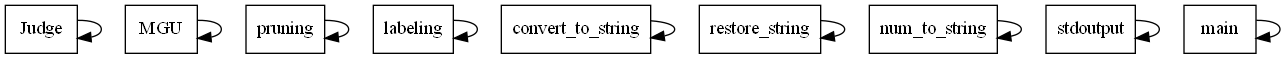

This figure's Python source:
import ast

import graphviz


def parse_file(file_name):
    with open(file_name, 'r', encoding='utf-8') as file:
        code = file.read()
        return ast.parse(code, filename=file_name)


def generate_graph(node):
    Graph = graphviz.Digraph(format='png')

    def _traverse(Node):
        if isinstance(Node, ast.FunctionDef):
            Graph.node(str(id(Node)), label=Node.name, shape='rectangle')
            for child in ast.walk(Node):
                if isinstance(child, ast.FunctionDef):
                    Graph.edge(str(id(Node)), str(id(child)))
        elif isinstance(Node, ast.Module):
            for child in Node.body:
                _traverse(child)

    _traverse(node)
    return Graph


if __name__ == "__main__":
    filename = 'E2-22336216.py'
    tree = parse_file(filename)
    graph = generate_graph(tree)
    graph.render('graph', view=True)
